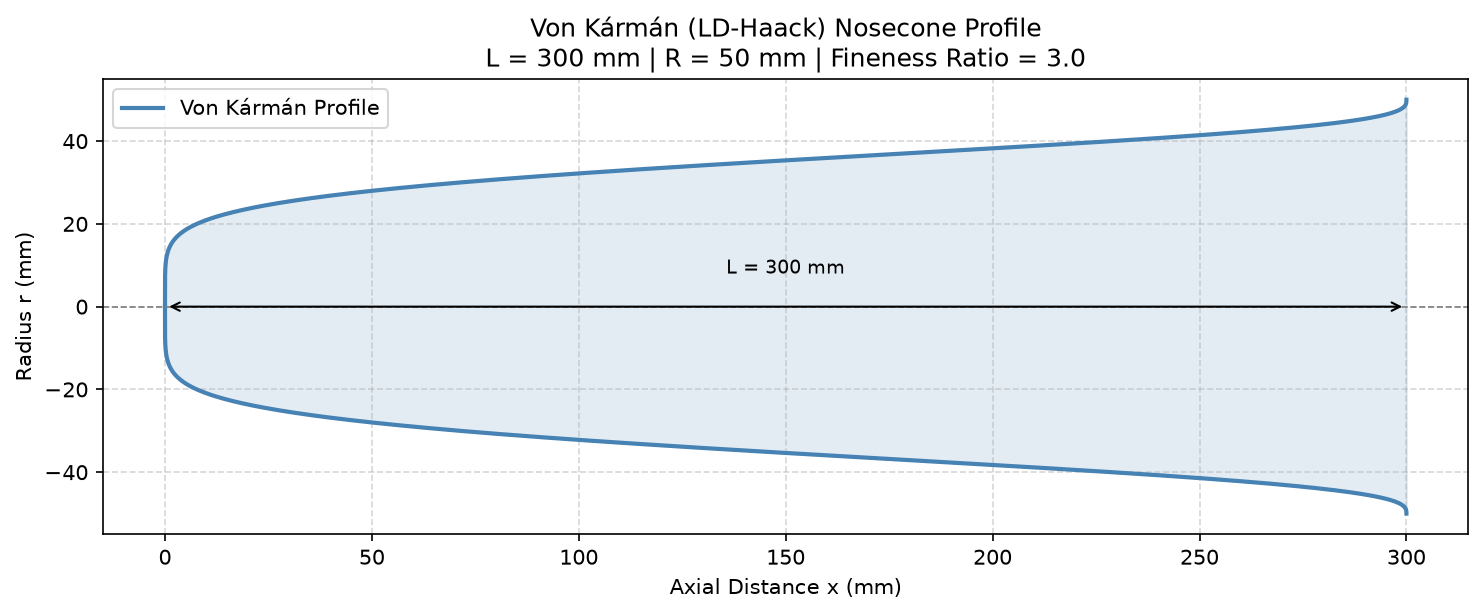

Source code (Python):
import numpy as np
import matplotlib.pyplot as plt
import csv
import os

# ============================================================
# Von Karman (LD-Haack) Nosecone Profile Generator
# Author: Praise [Last Name]
# Description: Generates the theoretically optimal nosecone
#              profile for minimum wave drag and exports
#              coordinates for ANSYS SpaceClaim import.
# ============================================================

# --- Geometry Parameters ---
L = 0.300   # Nosecone length in meters (300 mm)
R = 0.050   # Base radius in meters (50 mm)
N = 500     # Number of points along the profile

# --- Von Karman Profile Equations ---
# theta runs from 0 to pi
theta = np.linspace(0, np.pi, N)

x = (L / np.pi) * (theta - np.sin(2 * theta) / 2)
r = R * np.sqrt(theta / np.pi)

# --- Export to CSV for ANSYS SpaceClaim ---
output_path = os.path.join(os.path.dirname(__file__), "vonkarman_profile.csv")

with open(output_path, "w", newline="") as f:
    writer = csv.writer(f)
    writer.writerow(["x (m)", "r (m)"])
    for xi, ri in zip(x, r):
        writer.writerow([round(xi, 6), round(ri, 6)])

print(f"Profile exported to: {output_path}")
print(f"Total points: {N}")
print(f"Nosecone length: {L*1000:.1f} mm")
print(f"Base radius: {R*1000:.1f} mm")
print(f"Fineness ratio (L/D): {L / (2*R):.2f}")

# --- Plot the Profile ---
fig, ax = plt.subplots(figsize=(10, 4))

# Plot upper and lower profile (mirrored for visual clarity)
ax.plot(x * 1000, r * 1000, color="steelblue", linewidth=2, label="Von Kármán Profile")
ax.plot(x * 1000, -r * 1000, color="steelblue", linewidth=2)
ax.fill_between(x * 1000, r * 1000, -r * 1000, alpha=0.15, color="steelblue")
ax.axhline(0, color="gray", linewidth=0.8, linestyle="--")

# Annotations
ax.annotate("", xy=(L * 1000, 0), xytext=(0, 0),
            arrowprops=dict(arrowstyle="<->", color="black"))
ax.text(L * 500, 8, f"L = {L*1000:.0f} mm", ha="center", fontsize=9)

ax.set_xlabel("Axial Distance x (mm)")
ax.set_ylabel("Radius r (mm)")
ax.set_title("Von Kármán (LD-Haack) Nosecone Profile\nL = 300 mm | R = 50 mm | Fineness Ratio = 3.0")
ax.legend()
ax.set_aspect("equal")
ax.grid(True, linestyle="--", alpha=0.5)

plt.tight_layout()

# Save plot
plot_path = os.path.join(os.path.dirname(__file__), "vonkarman_profile.png")
plt.savefig(plot_path, dpi=150, bbox_inches="tight")
print(f"Plot saved to: {plot_path}")

plt.show()
